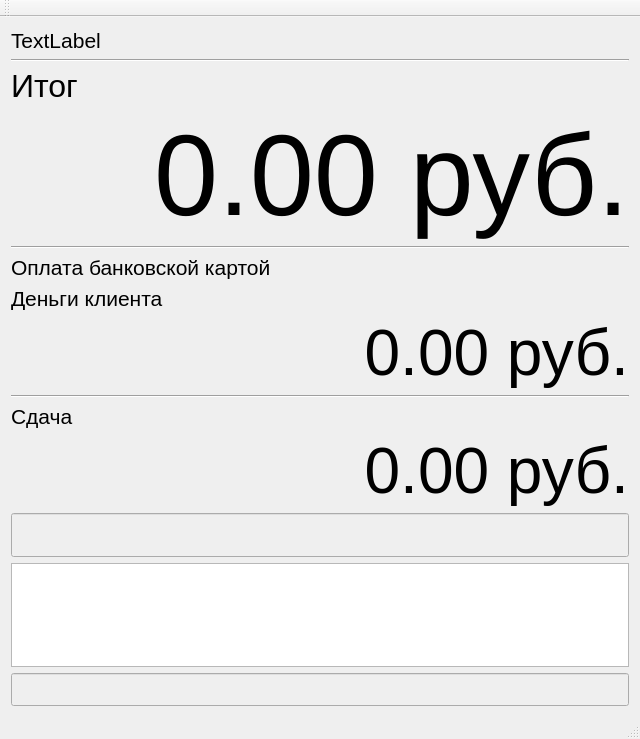
<?xml version="1.0" encoding="UTF-8"?>
<ui version="4.0">
 <class>MainSales</class>
 <widget class="QMainWindow" name="MainSales">
  <property name="geometry">
   <rect>
    <x>0</x>
    <y>0</y>
    <width>640</width>
    <height>739</height>
   </rect>
  </property>
  <property name="sizePolicy">
   <sizepolicy hsizetype="Maximum" vsizetype="Maximum">
    <horstretch>0</horstretch>
    <verstretch>0</verstretch>
   </sizepolicy>
  </property>
  <property name="focusPolicy">
   <enum>Qt::StrongFocus</enum>
  </property>
  <property name="windowTitle">
   <string>MainSales</string>
  </property>
  <widget class="QWidget" name="centralWidget">
   <layout class="QVBoxLayout" name="verticalLayout">
    <item>
     <widget class="QLabel" name="label_docNumber">
      <property name="font">
       <font>
        <pointsize>16</pointsize>
       </font>
      </property>
      <property name="text">
       <string>TextLabel</string>
      </property>
     </widget>
    </item>
    <item>
     <widget class="Line" name="line">
      <property name="orientation">
       <enum>Qt::Horizontal</enum>
      </property>
     </widget>
    </item>
    <item>
     <widget class="QLabel" name="label_2">
      <property name="font">
       <font>
        <pointsize>24</pointsize>
       </font>
      </property>
      <property name="autoFillBackground">
       <bool>false</bool>
      </property>
      <property name="text">
       <string>Итог</string>
      </property>
     </widget>
    </item>
    <item>
     <widget class="QLabel" name="label_total">
      <property name="font">
       <font>
        <pointsize>86</pointsize>
       </font>
      </property>
      <property name="layoutDirection">
       <enum>Qt::RightToLeft</enum>
      </property>
      <property name="text">
       <string>0.00 руб.</string>
      </property>
      <property name="alignment">
       <set>Qt::AlignRight|Qt::AlignTrailing|Qt::AlignVCenter</set>
      </property>
     </widget>
    </item>
    <item>
     <widget class="Line" name="line_2">
      <property name="orientation">
       <enum>Qt::Horizontal</enum>
      </property>
     </widget>
    </item>
    <item>
     <layout class="QHBoxLayout" name="horizontalLayout" stretch="1">
      <item>
       <widget class="QLabel" name="label">
        <property name="font">
         <font>
          <pointsize>16</pointsize>
         </font>
        </property>
        <property name="text">
         <string>Оплата банковской картой</string>
        </property>
       </widget>
      </item>
     </layout>
    </item>
    <item>
     <widget class="QLabel" name="label_3">
      <property name="font">
       <font>
        <pointsize>16</pointsize>
       </font>
      </property>
      <property name="text">
       <string>Деньги клиента</string>
      </property>
     </widget>
    </item>
    <item>
     <widget class="QLabel" name="label_clientMoney">
      <property name="font">
       <font>
        <pointsize>48</pointsize>
       </font>
      </property>
      <property name="text">
       <string>0.00 руб.</string>
      </property>
      <property name="alignment">
       <set>Qt::AlignRight|Qt::AlignTrailing|Qt::AlignVCenter</set>
      </property>
     </widget>
    </item>
    <item>
     <widget class="Line" name="line_3">
      <property name="orientation">
       <enum>Qt::Horizontal</enum>
      </property>
     </widget>
    </item>
    <item>
     <widget class="QLabel" name="label_4">
      <property name="font">
       <font>
        <pointsize>16</pointsize>
       </font>
      </property>
      <property name="text">
       <string>Сдача</string>
      </property>
     </widget>
    </item>
    <item>
     <widget class="QLabel" name="label_returnMoney">
      <property name="font">
       <font>
        <pointsize>48</pointsize>
       </font>
      </property>
      <property name="text">
       <string>0.00 руб.</string>
      </property>
      <property name="alignment">
       <set>Qt::AlignRight|Qt::AlignTrailing|Qt::AlignVCenter</set>
      </property>
     </widget>
    </item>
    <item>
     <widget class="QLineEdit" name="lineEdit_2">
      <property name="enabled">
       <bool>false</bool>
      </property>
      <property name="font">
       <font>
        <pointsize>24</pointsize>
        <weight>50</weight>
        <bold>false</bold>
       </font>
      </property>
      <property name="cursor">
       <cursorShape>ArrowCursor</cursorShape>
      </property>
     </widget>
    </item>
    <item>
     <widget class="QTableView" name="tableView">
      <property name="enabled">
       <bool>true</bool>
      </property>
      <property name="font">
       <font>
        <pointsize>18</pointsize>
        <weight>75</weight>
        <bold>true</bold>
       </font>
      </property>
      <property name="focusPolicy">
       <enum>Qt::NoFocus</enum>
      </property>
      <property name="selectionBehavior">
       <enum>QAbstractItemView::SelectRows</enum>
      </property>
      <property name="gridStyle">
       <enum>Qt::DashLine</enum>
      </property>
     </widget>
    </item>
    <item>
     <widget class="QLineEdit" name="lineEdit_satatus">
      <property name="enabled">
       <bool>false</bool>
      </property>
      <property name="font">
       <font>
        <pointsize>16</pointsize>
       </font>
      </property>
     </widget>
    </item>
   </layout>
  </widget>
  <widget class="QMenuBar" name="menuBar">
   <property name="geometry">
    <rect>
     <x>0</x>
     <y>0</y>
     <width>640</width>
     <height>21</height>
    </rect>
   </property>
  </widget>
  <widget class="QToolBar" name="mainToolBar">
   <attribute name="toolBarArea">
    <enum>TopToolBarArea</enum>
   </attribute>
   <attribute name="toolBarBreak">
    <bool>false</bool>
   </attribute>
  </widget>
  <widget class="QStatusBar" name="statusBar">
   <property name="focusPolicy">
    <enum>Qt::NoFocus</enum>
   </property>
  </widget>
 </widget>
 <layoutdefault spacing="6" margin="11"/>
 <resources/>
 <connections/>
</ui>
